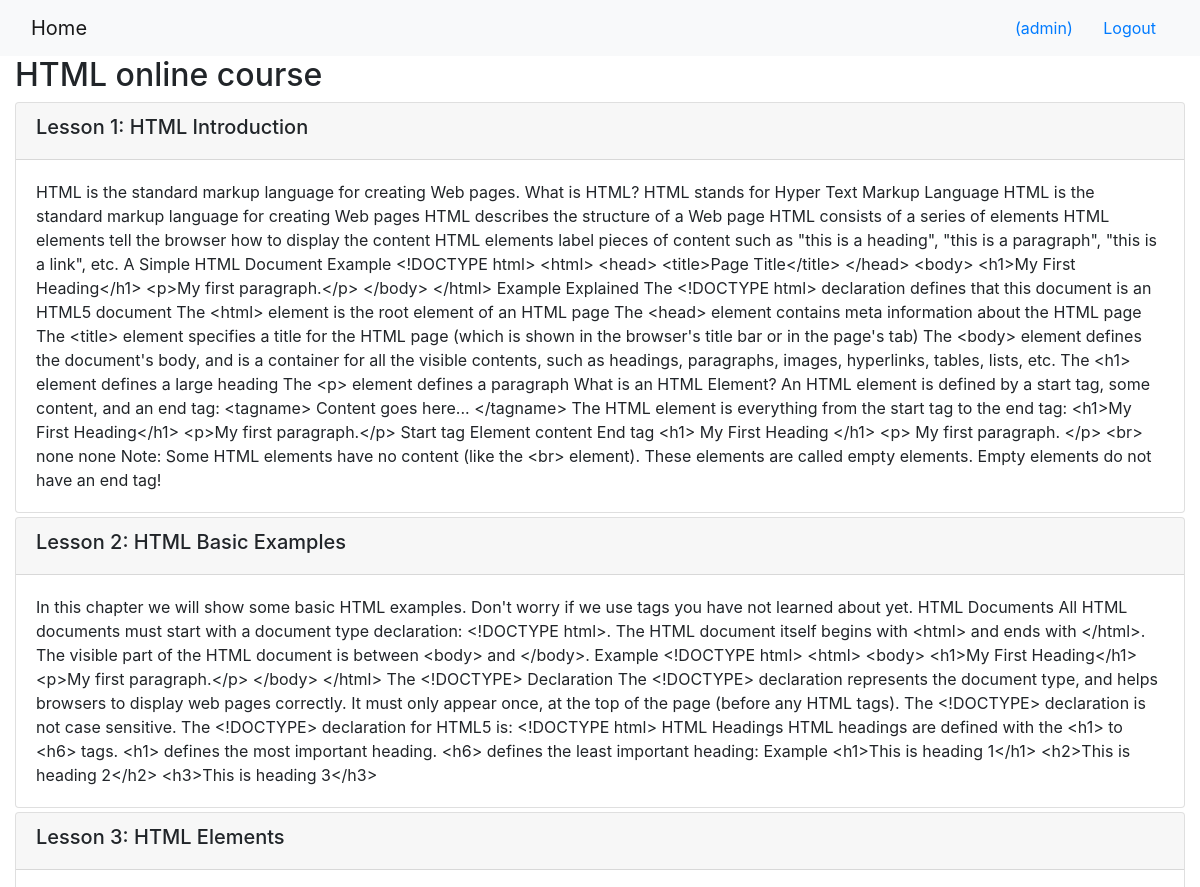
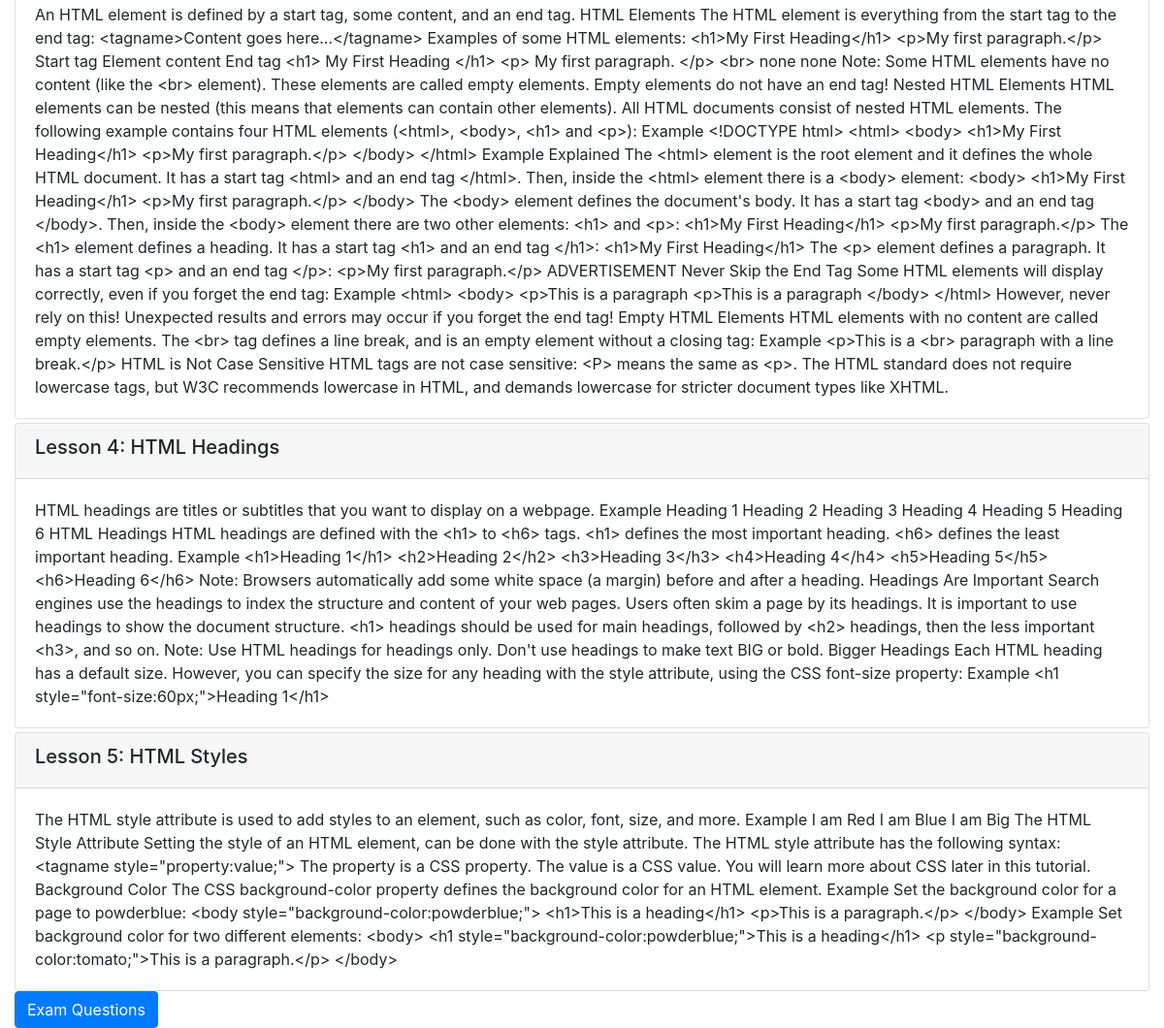
/1/ (signed in), run on the app's committed database (2 pictures, top to bottom).
### onlinecourse/models.py (models this page shows, shortened)
class Course(models.Model):
    name = models.CharField(null=False, max_length=60, default='online course')
    image = models.ImageField(upload_to='course_images/')
    description = models.CharField(max_length=1000)
    pub_date = models.DateField(null=True)
    instructors = models.ManyToManyField(Instructor)
    users = models.ManyToManyField(settings.AUTH_USER_MODEL, through='Enrollment')
    total_enrollment = models.IntegerField(default=0)
    is_enrolled = False

class Lesson(models.Model):
    title = models.CharField(max_length=200, default="title")
    order = models.IntegerField(default=0)
    course = models.ForeignKey(Course, on_delete=models.CASCADE)
    content = models.TextField()

### onlinecourse/views.py (the view)
# urls.py: path('<int:pk>/', views.CourseDetailView.as_view(), name='course_details'),
class CourseDetailView(generic.DetailView):
    model = Course
    template_name = 'onlinecourse/course_detail_bootstrap.html'

### onlinecourse/templates/onlinecourse/course_detail_bootstrap.html (shortened to what this page needs)
<!DOCTYPE html>
<html lang="en">
<head>
     {% load static %}
    <link rel="stylesheet" href="https://maxcdn.bootstrapcdn.com/bootstrap/4.5.2/css/bootstrap.min.css">
</head>
<body>
    <nav class="navbar navbar-light bg-light">
        <div class="container-fluid">
            <div class="navbar-header">
                  <a class="navbar-brand" href="{% url 'onlinecourse:index' %}">Home</a>
            </div>
            <ul class="nav navbar-nav navbar-right">
                {% if user.is_authenticated %}
                <li>
                    <a class="btn btn-link" href="#">{{ user.first_name }}({{ user.username }})</a>
                    <a class="btn btn-link" href="{% url 'onlinecourse:logout' %}">Logout</a>
                </li>
                {% endif %}
            </ul>
        </div>
    </nav>
    <div class="container-fluid">
            <h2>{{ course.name }}</h2>
            <div class="card-columns-vertical">
                {% for lesson in course.lesson_set.all %}
                    <div class="card mt-1">
                        <div class="card-header"><h5>Lesson {{lesson.order|add:1}}: {{lesson.title}}</h5></div>
                        <div class="card-body">{{lesson.content}}</div>
                    </div>
                {% endfor %}
            </div>
            <button type="button" class="btn btn-primary" data-toggle="collapse" data-target="#exam">Exam Questions</button>
        </div>
</body>
</html>

### data on the page
Course: name "HTML online course"
Lesson: order|add "1", title "HTML Introduction", content "HTML is the standard markup language for creating Web pages. What is HTML? HTML stands for Hyper Text Markup Language HTML is the standard markup language for creating Web pages HTML describes the structure of a Web page HTML consists of a series of elements HTML elements tell the browser how to display the content HTML elements label pieces of content such as \"this is a heading\", \"this is a paragraph\", \"this is a link\", etc. A Simple HTML Document Example <!DOCTYPE html> <html> <head> <title>Page Title</title> </head> <body> <h1>My First Heading</h1> <p>My first paragraph.</p> </body> </html> Example Explained The <!DOCTYPE html> declaration defines that this document is an HTML5 document…"
Lesson: order|add "2", title "HTML Basic Examples", content "In this chapter we will show some basic HTML examples. Don't worry if we use tags you have not learned about yet. HTML Documents All HTML documents must start with a document type declaration: <!DOCTYPE html>. The HTML document itself begins with <html> and ends with </html>. The visible part of the HTML document is between <body> and </body>. Example <!DOCTYPE html> <html> <body> <h1>My First Heading</h1> <p>My first paragraph.</p> </body> </html> The <!DOCTYPE> Declaration The <!DOCTYPE> declaration represents the document type, and helps browsers to display web pages correctly. It must only appear once, at the top of the page (before any HTML tags). The <!DOCTYPE> declaration is not case…"
Lesson: order|add "3", title "HTML Elements", content "An HTML element is defined by a start tag, some content, and an end tag. HTML Elements The HTML element is everything from the start tag to the end tag: <tagname>Content goes here...</tagname> Examples of some HTML elements: <h1>My First Heading</h1> <p>My first paragraph.</p> Start tag Element content End tag <h1> My First Heading </h1> <p> My first paragraph. </p> <br> none none Note: Some HTML elements have no content (like the <br> element). These elements are called empty elements. Empty elements do not have an end tag! Nested HTML Elements HTML elements can be nested (this means that elements can contain other elements). All HTML documents consist of nested HTML elements. The…"
Lesson: order|add "4", title "HTML Headings", content "HTML headings are titles or subtitles that you want to display on a webpage. Example Heading 1 Heading 2 Heading 3 Heading 4 Heading 5 Heading 6 HTML Headings HTML headings are defined with the <h1> to <h6> tags. <h1> defines the most important heading. <h6> defines the least important heading. Example <h1>Heading 1</h1> <h2>Heading 2</h2> <h3>Heading 3</h3> <h4>Heading 4</h4> <h5>Heading 5</h5> <h6>Heading 6</h6> Note: Browsers automatically add some white space (a margin) before and after a heading. Headings Are Important Search engines use the headings to index the structure and content of your web pages. Users often skim a page by its headings. It is important to use headings to show…"
Lesson: order|add "5", title "HTML Styles", content "The HTML style attribute is used to add styles to an element, such as color, font, size, and more. Example I am Red I am Blue I am Big The HTML Style Attribute Setting the style of an HTML element, can be done with the style attribute. The HTML style attribute has the following syntax: <tagname style=\"property:value;\"> The property is a CSS property. The value is a CSS value. You will learn more about CSS later in this tutorial. Background Color The CSS background-color property defines the background color for an HTML element. Example Set the background color for a page to powderblue: <body style=\"background-color:powderblue;\"> <h1>This is a heading</h1> <p>This is a paragraph.</p> </body>…"

### other printed values
{{ user.username }} "admin"
